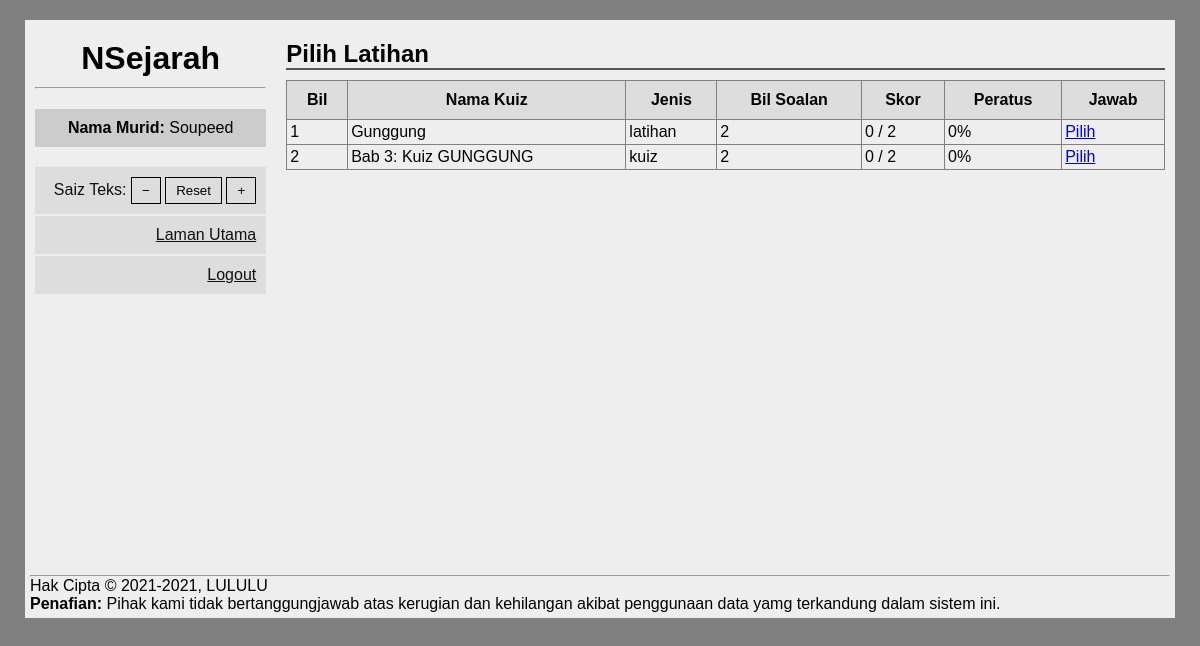
/murid/pilih_latihan.php (signed in), run on the app's committed database.
### tables this page shows
CREATE TABLE IF NOT EXISTS `kuiz` (
  `kz_id` int(10) UNSIGNED NOT NULL AUTO_INCREMENT,
  `kz_nama` varchar(255) NOT NULL,
  `kz_guru` int(10) UNSIGNED NOT NULL,
  `kz_ting` int(10) UNSIGNED DEFAULT NULL,
  `kz_tarikh` date NOT NULL,
  `kz_jenis` enum('kuiz','latihan') DEFAULT 'kuiz',
  `kz_masa` int(5) DEFAULT NULL,
  PRIMARY KEY (`kz_id`),
  KEY `kz_guru` (`kz_guru`),
  KEY `kz_ting` (`kz_ting`)
);

### php/conn.php (called while the page is built, shortened)
<?php
$dbhost = 'localhost';
$dbuser = 'root';
$dbpass = '';
$dbname = 'nsejarah';
$conn = mysqli_connect( $dbhost, $dbuser, $dbpass, $dbname );
function getMuridById( int $id_murid )
{
    global $conn;
    $col_1 = 'm_id';
    $query = "SELECT * FROM murid WHERE {$col_1} = '{$id_murid}'";
    $res = $conn->query( $query );
    if( $res->num_rows > 0 ) return $res->fetch_assoc();
    return;
}
function getJawapanMurid( $id_murid, $id_kuiz )
{
    global $conn;
    $kuiz = getKuizById( $id_kuiz );
    $soalan_list = getSoalanByKuiz( $kuiz['kz_id'] );
    $id_soalan = array_map( function( $soalan ) { return $soalan['s_id']; }, $soalan_list );
    $jm_list = [];
    foreach( $id_soalan as $id )
    {
        $query = "SELECT * FROM jawapan_murid WHERE jm_murid = {$id_murid} AND jm_soalan = {$id}";
        if( $stmt = $conn->prepare( $query ) )
        {
            $stmt->execute();
            $res = $stmt->get_result();
        }
    }
    return !empty( $jm_list ) ? $jm_list : false;
}
function getTingById( int $id_ting )
{
    global $conn;
    $col_1 = 'kt_id';
    $query = "SELECT * FROM kelas_tingkatan WHERE {$col_1} = '{$id_ting}'";
    $res = $conn->query( $query );
    if( $res->num_rows > 0 )
    {
        return $res->fetch_assoc();
    }
    return;
}
function getKuizById( int $id_kuiz )
{
    global $conn;
    $query = "SELECT * FROM kuiz WHERE kz_id = ?";
    if( $stmt = $conn->prepare( $query ) )
    {
        $stmt->bind_param( 's', $id_kuiz );
        $stmt->execute();
        $res = $stmt->get_result();
        if( $res->num_rows > 0 )
        {
            return $res->fetch_assoc();
        }
    }
    return false;
}
function getKuizByTing( int $id_ting )
{
    global $conn;
    $query = "SELECT * FROM kuiz WHERE kz_ting = ?";
    if( $stmt = $conn->prepare( $query ) )
    {
        $stmt->bind_param( 's', $id_ting );
        $stmt->execute();
        $res = $stmt->get_result();
        $kuiz_list = [];
        if( $res->num_rows > 0 )
        {
            while( $kuiz = $res->fetch_assoc() ) array_push( $kuiz_list, $kuiz );
        }
        return $kuiz_list;
    }
    return false;
}
function getSoalanByKuiz( int $id_kuiz )
{
    global $conn;
    $query = "SELECT * FROM soalan WHERE s_kuiz = ?";
    if( $stmt = $conn->prepare( $query ) )
    {
        $stmt->bind_param( 's', $id_kuiz );
        $stmt->execute();
        $res = $stmt->get_result();
        $soalan_list = [];
        if( $res->num_rows > 0 )
        {
            while( $soalan = $res->fetch_assoc() ) array_push( $soalan_list, $soalan );
        }
        return $soalan_list;
    }
    return false;
}

### murid/pilih_latihan.php (the view, shortened to what this page needs)
<?php
require '../php/conn.php';
$murid = getMuridById( $_SESSION['id'] );
$ting = getTingById( $murid['m_kelas'] );
$kuiz_list = getKuizByTing( $ting['kt_id'] );
?>
<!DOCTYPE html>
<html lang="en">
<head>
    <link rel="stylesheet" href="/base.css">
</head>
<body>
    <div class="container">
        <div id="navigasi"><?php require '../header.php'?></div>
        <main>
            <div id="pilih-latihan">
                <h2>Pilih Latihan</h2>
                <table border="1">
                    <thead>
                        <tr>
                            <th>Bil</th>
                            <th>Nama Kuiz</th>
                            <th>Jenis</th>
                            <th>Bil Soalan</th>
                            <th>Skor</th>
                            <th>Peratus</th>
                            <th>Jawab</th>
                        </tr>
                    </thead>
                    <tbody>
                    <?php
                    foreach( $kuiz_list as $bil=>$kuiz )
                    {
                    ?>
                    <tr>
                        <td><?=$bil+1?></td>
                        <td><?=$kuiz['kz_nama']?></td>
                        <td><?=$kuiz['kz_jenis']?></td>
                        <td>
                        <?php
                        $soalan_list = getSoalanByKuiz( $kuiz['kz_id'] );
                        ?>
                        <?=count( $soalan_list )?>
                        </td>
                        <td>
                            <?php
                            $jawapan_murid = getJawapanMurid( $murid['m_id'], $kuiz['kz_id'] );
                            $skor = $jawapan_murid ? countSkorMurid( $jawapan_murid ) : false;
                            ?>
                            <?=$skor ? $skor['betul'] : 0 ?>
                            /
                            <?=count( $soalan_list )?>
                        </td>
                        <td><?=$skor ? $skor['peratus'] : 0?>%</td>
                        <td>
                            <?=!$skor ? "<a href=\"jawab_kuiz.php?id_kuiz={$kuiz['kz_id']}\">Pilih</a>" : "<a href=\"ulangkaji.php?id_murid={$murid['m_id']}&id_kuiz={$kuiz['kz_id']}\">Ulangkaji</a>"?>
                        </td>
                    </tr>
                    <?php
                    }
                    ?>
                    </tbody>
                </table>
            </div>
        </main>
        <?php require '../footer.php'?>
    </div>
</body>
</html>

### base.css (style rules this page uses)
* { padding: 0; margin: 0; box-sizing: border-box; justify-content: center; align-items: center; }
body { background-color: grey; font-family: Arial, Helvetica, sans-serif; }
.container { width: 1150px; height: 550px; max-width: 100%; max-height: 90%; margin: 0 auto; margin-top: 20px; background-color: #eee; display: flex; position: relative; }
.container > * { height: 100%; }
.container #navigasi { flex: 2.5; overflow-y: auto; padding: 10px; }
.container main { flex: 9.5; padding: 10px; overflow: auto; }
.container main table { width: 100%; max-width: 100%; border-collapse: collapse; }
.container main table thead { background-color: #ddd; }
.container main table thead th { padding: 10px; }
.container main table tbody td { padding: 3px; }
.container main h3, .container main h2 { margin: 10px 0; border-bottom: 2px solid #555; }

### data on the page
kuiz: kz_nama "Gunggung", kz_jenis "latihan", count( $soalan_list ) "2"
kuiz: kz_nama "Bab 3: Kuiz GUNGGUNG", kz_jenis "kuiz", count( $soalan_list ) "2"

### other printed values
$_SESSION['nama'] "Soupeed"
